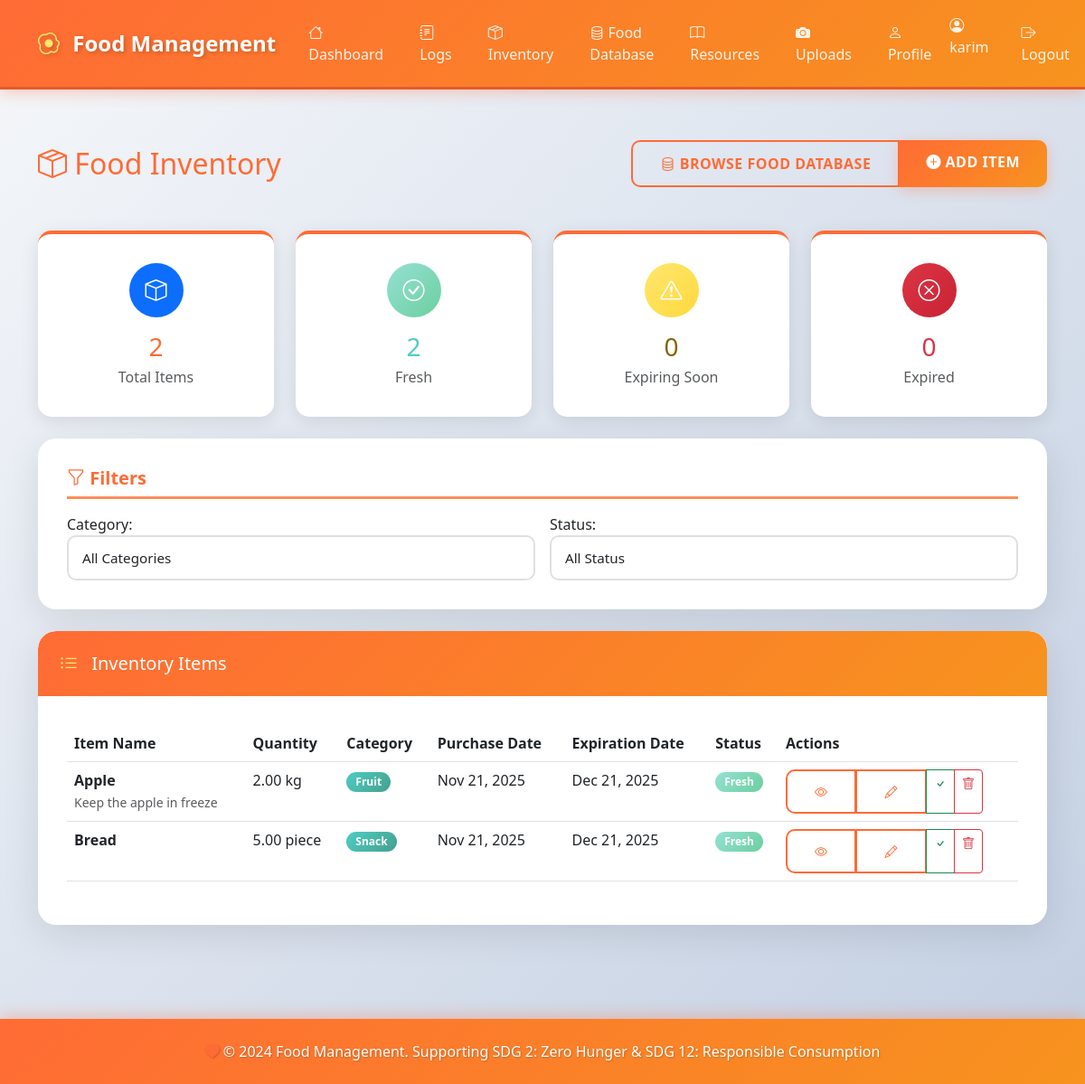
Screenshot of /inventory/ (signed in) with the database file from the repository.
### inventory/models.py (models this page shows, shortened)
class InventoryItem(models.Model):
    CATEGORY_CHOICES = [
        ('vegetable', 'Vegetable'),
        ('fruit', 'Fruit'),
        ('dairy', 'Dairy'),
        ('meat', 'Meat'),
        ('grain', 'Grain'),
        ('beverage', 'Beverage'),
        ('snack', 'Snack'),
        ('frozen', 'Frozen'),
        ('canned', 'Canned'),
        ('other', 'Other'),
    ]
    UNIT_CHOICES = [
        ('kg', 'Kilogram (kg)'),
        ('g', 'Gram (g)'),
        ('lb', 'Pound (lb)'),
        ('oz', 'Ounce (oz)'),
        ('l', 'Liter (l)'),
        ('ml', 'Milliliter (ml)'),
        ('cup', 'Cup'),
        ('piece', 'Piece'),
        ('pack', 'Pack'),
    ]
    STATUS_CHOICES = [
        ('fresh', 'Fresh'),
        ('expiring_soon', 'Expiring Soon'),
        ('expired', 'Expired'),
        ('consumed', 'Consumed'),
    ]
    user = models.ForeignKey(User, on_delete=models.CASCADE, related_name='inventory_items')
    item_name = models.CharField(max_length=255, help_text="Name of the food item")
    quantity = models.DecimalField(
        max_digits=10,
        decimal_places=2,
        validators=[MinValueValidator(0)],
        help_text="Current quantity"
    )
    unit = models.CharField(max_length=20, choices=UNIT_CHOICES, default='piece')
    category = models.CharField(max_length=50, choices=CATEGORY_CHOICES, default='other')
    purchase_date = models.DateField(help_text="Date when the item was purchased")
    expiration_date = models.DateField(
        blank=True,
        null=True,
        help_text="Expected expiration date (optional)"
    )
    status = models.CharField(max_length=20, choices=STATUS_CHOICES, default='fresh')
    notes = models.TextField(blank=True, null=True, help_text="Additional notes")
    created_at = models.DateTimeField(auto_now_add=True)
    updated_at = models.DateTimeField(auto_now=True)
    class Meta:
        verbose_name = "Inventory Item"
        verbose_name_plural = "Inventory Items"
        ordering = ['expiration_date', 'item_name']
        indexes = [
            models.Index(fields=['user', 'status']),
            models.Index(fields=['expiration_date']),
            models.Index(fields=['category']),
        ]
    def is_expiring_soon(self):
        if self.expiration_date:
            days_until_expiry = (self.expiration_date - timezone.now().date()).days
            return 0 <= days_until_expiry <= 3
        return False
    def is_expired(self):
        if self.expiration_date:
            return self.expiration_date < timezone.now().date()
        return False
    def update_status(self):
        if self.is_expired():
            self.status = 'expired'
        elif self.is_expiring_soon():
            self.status = 'expiring_soon'
        elif self.status != 'consumed':
            self.status = 'fresh'
        self.save()

### inventory/views.py (the view)
# urls.py: path('', views.inventory_list, name='list'),
@login_required
def inventory_list(request):
    items = InventoryItem.objects.filter(user=request.user)
    filter_form = InventoryFilterForm(request.GET)
    if filter_form.is_valid():
        category = filter_form.cleaned_data.get('category')
        status = filter_form.cleaned_data.get('status')
        if category:
            items = items.filter(category=category)
        if status:
            items = items.filter(status=status)
    for item in items:
        item.update_status()
    total_items = items.count()
    fresh_items = items.filter(status='fresh').count()
    expiring_soon = items.filter(status='expiring_soon').count()
    expired_items = items.filter(status='expired').count()
    category_stats = items.values('category').annotate(
        count=Count('id')
    ).order_by('-count')
    expiring_items = items.filter(
        expiration_date__gte=timezone.now().date(),
        expiration_date__lte=timezone.now().date() + timedelta(days=3)
    ).exclude(status='consumed')[:10]
    context = {
        'items': items,
        'filter_form': filter_form,
        'total_items': total_items,
        'fresh_items': fresh_items,
        'expiring_soon': expiring_soon,
        'expired_items': expired_items,
        'category_stats': category_stats,
        'expiring_items': expiring_items,
    }
    return render(request, 'inventory/list.html', context)

### templates/inventory/list.html (shortened to what this page needs)
{% extends 'base.html' %}
{% block content %}
<div class="row mb-4">
    <div class="col-12">
        <div class="d-flex justify-content-between align-items-center mb-4">
            <h2 class="text-primary-custom mb-0">
                <i class="bi bi-box-seam"></i> Food Inventory
            </h2>
            <div class="btn-group">
                <a href="{% url 'inventory:food_items_list' %}" class="btn btn-outline-primary">
                    <i class="bi bi-database"></i> Browse Food Database
                </a>
                <a href="{% url 'inventory:create' %}" class="btn btn-primary">
                    <i class="bi bi-plus-circle-fill"></i> Add Item
                </a>
            </div>
        </div>
    </div>
</div>
<div class="row g-4 mb-4">
    <div class="col-md-3">
        <div class="dashboard-card text-center">
            <div class="rounded-circle bg-primary text-white d-flex align-items-center justify-content-center mx-auto mb-3" style="width: 60px; height: 60px; font-size: 1.5rem;">
                <i class="bi bi-box"></i>
            </div>
            <h3 class="mb-1" style="color: var(--primary-color);">{{ total_items }}</h3>
            <p class="text-muted mb-0">Total Items</p>
        </div>
    </div>
    <div class="col-md-3">
        <div class="dashboard-card text-center">
            <div class="rounded-circle text-white d-flex align-items-center justify-content-center mx-auto mb-3" style="width: 60px; height: 60px; font-size: 1.5rem; background: var(--gradient-success);">
                <i class="bi bi-check-circle"></i>
            </div>
            <h3 class="mb-1" style="color: var(--secondary-color);">{{ fresh_items }}</h3>
            <p class="text-muted mb-0">Fresh</p>
        </div>
    </div>
    <div class="col-md-3">
        <div class="dashboard-card text-center">
            <div class="rounded-circle text-white d-flex align-items-center justify-content-center mx-auto mb-3" style="width: 60px; height: 60px; font-size: 1.5rem; background: linear-gradient(135deg, #ffe66d 0%, #ffd93d 100%);">
                <i class="bi bi-exclamation-triangle"></i>
            </div>
            <h3 class="mb-1" style="color: #856404;">{{ expiring_soon }}</h3>
            <p class="text-muted mb-0">Expiring Soon</p>
        </div>
    </div>
    <div class="col-md-3">
        <div class="dashboard-card text-center">
            <div class="rounded-circle text-white d-flex align-items-center justify-content-center mx-auto mb-3" style="width: 60px; height: 60px; font-size: 1.5rem; background: linear-gradient(135deg, #dc3545 0%, #c82333 100%);">
                <i class="bi bi-x-circle"></i>
            </div>
            <h3 class="mb-1" style="color: #dc3545;">{{ expired_items }}</h3>
            <p class="text-muted mb-0">Expired</p>
        </div>
    </div>
</div>
<div class="card mb-4">
    <div class="card-body">
        <h5 class="card-title mb-3">
            <i class="bi bi-funnel"></i> Filters
        </h5>
        <form method="get" class="row g-3">
            <div class="col-md-6">
                {{ filter_form.category.label_tag }}
                {{ filter_form.category }}
            </div>
            <div class="col-md-6">
                {{ filter_form.status.label_tag }}
                {{ filter_form.status }}
            </div>
        </form>
    </div>
</div>
<div class="card">
    <div class="card-header text-white">
        <h5 class="mb-0">
            <i class="bi bi-list-ul"></i> Inventory Items
        </h5>
    </div>
    <div class="card-body">
        {% if items %}
            <div class="table-responsive">
                <table class="table table-hover">
                    <thead>
                        <tr>
                            <th>Item Name</th>
                            <th>Quantity</th>
                            <th>Category</th>
                            <th>Purchase Date</th>
                            <th>Expiration Date</th>
                            <th>Status</th>
                            <th>Actions</th>
                        </tr>
                    </thead>
                    <tbody>
                        {% for item in items %}
                        <tr>
                            <td>
                                <strong>{{ item.item_name }}</strong>
                                {% if item.notes %}
                                    <br><small class="text-muted">{{ item.notes|truncatewords:5 }}</small>
                                {% endif %}
                            </td>
                            <td>{{ item.quantity }} {{ item.unit }}</td>
                            <td>
                                <span class="badge" style="background: var(--gradient-secondary);">
                                    {{ item.get_category_display }}
                                </span>
                            </td>
                            <td>{{ item.purchase_date|date:"M d, Y" }}</td>
                            <td>
                                {% if item.expiration_date %}
                                    {{ item.expiration_date|date:"M d, Y" }}
                                {% else %}
                                    <span class="text-muted">Not set</span>
                                {% endif %}
                            </td>
                            <td>
                                {% if item.status == 'fresh' %}
                                    <span class="badge" style="background: var(--gradient-success);">Fresh</span>
                                {% elif item.status == 'expiring_soon' %}
                                    <span class="badge" style="background: linear-gradient(135deg, #ffe66d 0%, #ffd93d 100%); color: #856404;">Expiring Soon</span>
                                {% elif item.status == 'expired' %}
                                    <span class="badge bg-danger">Expired</span>
                                {% elif item.status == 'consumed' %}
                                    <span class="badge bg-secondary">Consumed</span>
                                {% endif %}
                            </td>
                            <td>
                                <div class="btn-group btn-group-sm">
                                    <a href="{% url 'inventory:detail' item.pk %}" class="btn btn-outline-primary" title="View">
                                        <i class="bi bi-eye"></i>
                                    </a>
                                    <a href="{% url 'inventory:edit' item.pk %}" class="btn btn-outline-primary" title="Edit">
                                        <i class="bi bi-pencil"></i>
                                    </a>
                                    {% if item.status != 'consumed' %}
                                    <a href="{% url 'inventory:mark_consumed' item.pk %}" class="btn btn-outline-success" title="Mark Consumed">
                                        <i class="bi bi-check"></i>
                                    </a>
                                    {% endif %}
                                    <a href="{% url 'inventory:delete' item.pk %}" class="btn btn-outline-danger" title="Delete">
                                        <i class="bi bi-trash"></i>
                                    </a>
                                </div>
                            </td>
                        </tr>
                        {% endfor %}
                    </tbody>
                </table>
            </div>
        {% endif %}
    </div>
</div>
{% endblock %}

### templates/base.html (shortened to what this page needs)
<!DOCTYPE html>
<html lang="en">
<head>
    {% load static %}
    <link href="https://cdn.jsdelivr.net/npm/bootstrap@5.3.0/dist/css/bootstrap.min.css" rel="stylesheet">
    <link rel="stylesheet" href="https://cdn.jsdelivr.net/npm/bootstrap-icons@1.11.0/font/bootstrap-icons.css">
    <link rel="stylesheet" href="{% static 'css/style.css' %}">
</head>
<body>
    {% if user.is_authenticated %}
    <nav class="navbar navbar-expand-lg navbar-dark">
        <div class="container">
            <a class="navbar-brand" href="{% url 'dashboard_placeholder' %}">
                <i class="bi bi-egg-fried"></i> Food Management
            </a>
            <div class="collapse navbar-collapse" id="navbarNav">
                <ul class="navbar-nav me-auto">
                    <li class="nav-item">
                        <a class="nav-link" href="{% url 'dashboard_placeholder' %}">
                            <i class="bi bi-house"></i> Dashboard
                        </a>
                    </li>
                    <li class="nav-item">
                        <a class="nav-link" href="{% url 'logs:list' %}">
                            <i class="bi bi-journal-text"></i> Logs
                        </a>
                    </li>
                    <li class="nav-item">
                        <a class="nav-link" href="{% url 'inventory:list' %}">
                            <i class="bi bi-box-seam"></i> Inventory
                        </a>
                    </li>
                    <li class="nav-item">
                        <a class="nav-link" href="{% url 'inventory:food_items_list' %}">
                            <i class="bi bi-database"></i> Food Database
                        </a>
                    </li>
                    <li class="nav-item">
                        <a class="nav-link" href="{% url 'resources:list' %}">
                            <i class="bi bi-book"></i> Resources
                        </a>
                    </li>
                    <li class="nav-item">
                        <a class="nav-link" href="{% url 'uploads:list' %}">
                            <i class="bi bi-camera-fill"></i> Uploads
                        </a>
                    </li>
                    <li class="nav-item">
                        <a class="nav-link" href="{% url 'accounts:profile' %}">
                            <i class="bi bi-person"></i> Profile
                        </a>
                    </li>
                </ul>
                <ul class="navbar-nav">
                    <li class="nav-item">
                        <span class="navbar-text me-3">
                            <i class="bi bi-person-circle"></i> {{ user.username }}
                        </span>
                    </li>
                    <li class="nav-item">
                        <a class="nav-link" href="{% url 'accounts:logout' %}">
                            <i class="bi bi-box-arrow-right"></i> Logout
                        </a>
                    </li>
                </ul>
            </div>
        </div>
    </nav>
    {% endif %}
    <main class="container my-4">
        {% block content %}{% endblock %}
    </main>
    <footer class="text-center py-4 mt-5">
        <div class="container">
            <p class="mb-0">
                <i class="bi bi-heart-fill" style="color: #ff6b35;"></i>
                &copy; 2024 Food Management. Supporting SDG 2: Zero Hunger & SDG 12: Responsible Consumption
            </p>
        </div>
    </footer>
</body>
</html>

### rows the page displays
InventoryItem: category "All Categories", status "All Status", item_name "Bread", quantity "5.00", unit "piece", category "Snack", purchase_date "Nov 21, 2025", expiration_date "Dec 21, 2025", shows "Fresh"
InventoryItem: item_name "Apple", notes "Keep the apple in freeze", quantity "2.00", unit "kg", category "Fruit", purchase_date "Nov 21, 2025", expiration_date "Dec 21, 2025", status "Fresh"

### other values shown
{{ user.username }} "karim"
{{ total_items }} "2"
{{ fresh_items }} "2"
{{ expiring_soon }} "0"
{{ expired_items }} "0"
{{ filter_form.category.label_tag }} "Category:"
{{ filter_form.status.label_tag }} "Status:"
